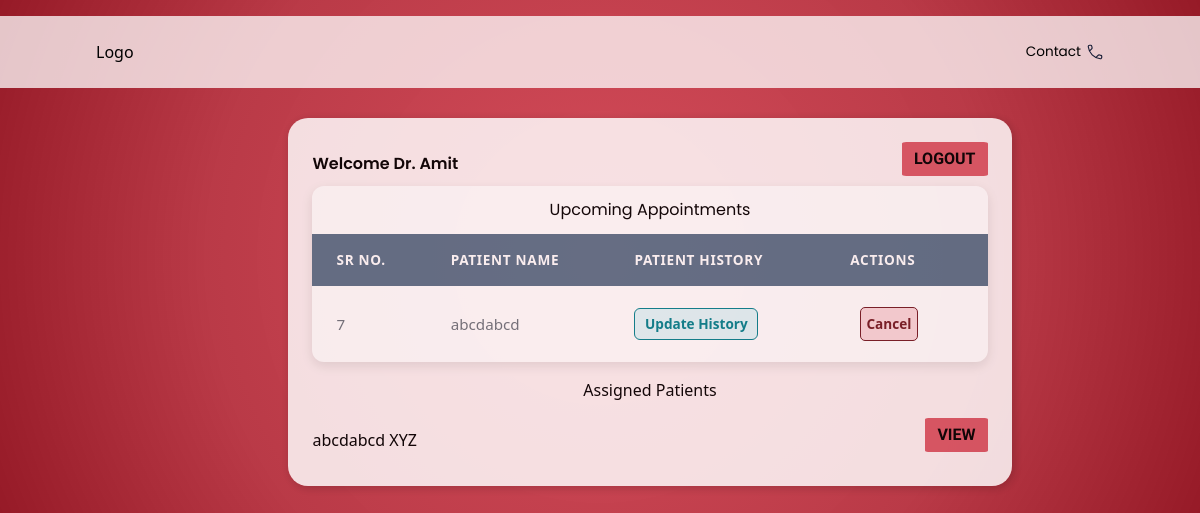
/doctor_dashboard/1, run on the app's committed database.
### models.py (models this page shows)
class Doctor(db.Model):
    DoctorID = db.Column(db.Integer, primary_key=True)
    FirstName = db.Column(db.String,nullable=False)
    LastName = db.Column(db.String,nullable=False)
    Username= db.Column(db.String, nullable=False)
    Password = db.Column(db.String, nullable=False)
    available=db.Column(db.String)
    Department = db.Column(db.String, db.ForeignKey('department.Department_name'), nullable=False)
    Position = db.Column(db.String)
    Experience = db.Column(db.Integer)
    Remarks = db.Column(db.String)
    photo = db.Column(db.String)
    appointments = db.relationship('Appointment', back_populates='doctor', cascade="all, delete")
    department_rel = db.relationship('Department', back_populates='doctors')

class Appointment(db.Model):
    AppointmentID = db.Column(db.Integer, primary_key=True)
    PatientID = db.Column(db.Integer, db.ForeignKey('patient.PatientID'), nullable=False)
    DoctorID = db.Column(db.Integer, db.ForeignKey('doctor.DoctorID'), nullable=False)
    Date=db.Column(db.Date)
    Time = db.Column(db.String)
    Purpose=db.Column(db.String)
    Status=db.Column(db.Enum("Booked","Completed","Cancelled"),
        nullable=False,
        default='Booked'
    )
    patient = db.relationship('Patient', back_populates='appointments')
    doctor = db.relationship('Doctor', back_populates='appointments')

class Patient(db.Model):
    PatientID = db.Column(db.Integer, primary_key=True)
    FirstName = db.Column(db.String,nullable=False)
    LastName = db.Column(db.String,nullable=False)
    Username= db.Column(db.String, nullable=False)
    Password = db.Column(db.String, nullable=False)
    appointments = db.relationship('Appointment', back_populates='patient', cascade="all, delete")
    histories = db.relationship('PatientHistory', back_populates='patient', cascade="all, delete")

### routes/doctor.py (the view)
@app.route('/doctor_dashboard/<int:doctorID>')
def doctor_dashboard(doctorID):
    doctor = Doctor.query.get(doctorID)
    appointments = Appointment.query.filter(
    Appointment.DoctorID == doctorID,
    Appointment.Status != "Cancelled"
    ).all()
    patient_map = {
        entry.PatientID: Patient.query.get(entry.PatientID)
        for entry in appointments
    }
    patient_ids = {appt.PatientID for appt in appointments}
    assigned_patients = Patient.query.filter(Patient.PatientID.in_(patient_ids)).all()
    return render_template("doctor_dashboard.html", doctor=doctor,appointments=appointments, patient_map=patient_map, assigned_patients=assigned_patients)

### templates/doctor_dashboard.html (shortened to what this page needs)
<!DOCTYPE html>
<html lang="en">
<head>
    <link rel="stylesheet" href="..\static\style.css">
    <script src="https://cdn.tailwindcss.com"></script>
</head>
<body>
    <header>
        <nav>
        <div class="logo">
            <h2>Logo</h2>
        </div>
        <div class="nav-icons">
            <ul>
            <li>Contact </li>
            </ul>
        </div>
        </nav>
    </header>
    <main>
        <div id="pageC">
            <div class="container">
                <div class="title">
                    <h3>Welcome Dr. {{ doctor.FirstName }}</h3>
                    <a href="{{ url_for('login') }}"><button class="logout">LOGOUT</button></a>
                </div>
                <div class="content">
                    <div class="appointments">
                        <h3>Upcoming Appointments</h3>
                        <table class="appointments-table">
                            <thead>
                                <tr>
                                    <th>Sr No.</th>
                                    <th>Patient Name</th>
                                    <th>Patient History</th>
                                    <th>Actions</th>
                                </tr>
                            </thead>
                        <tbody>
                            {% for appt in appointments %}
                                <tr>
                                    <td data-label="Sr No.">{{ appt.AppointmentID }}</td>
                                    <td data-label="Patient Name">{{ patient_map[appt.PatientID].FirstName }}</td>
                                    <td data-label="Patient History">
                                        <a href="{{ url_for('update_history', doctor_id=appt.DoctorID, patient_id=appt.PatientID) }}">
                                            Update History
                                        </a>
                                    </td>
                                    <td data-label="Actions">
                                        <a href="{{ url_for('cancel_doctor_appointment', appt_id=appt.AppointmentID) }}"><button class="action-cancel">Cancel</button></a>
                                    </td>
                                </tr>
                            {% else %}
                                <tr>
                                    <td colspan="4">No upcoming appointments</td>
                                </tr>
                            {% endfor %}
                        </tbody>
                        </table>
                    </div>
                    <div class="overview">
                        <h3>Assigned Patients</h3>
                    </div>
                    <div class="assigned-patients">
                        {% for patient in assigned_patients %}
                            <div class="patient-row flex justify-between items-center">
                                <span>{{ patient.FirstName }} {{ patient.LastName }}</span>
                                <a href="{{ url_for('view_patient_history', patient_id=patient.PatientID, doctorID=doctor.DoctorID) }}"><button class="logout">VIEW</button></a>
                            </div>
                        {% else %}
                            <p>No assigned patients</p>
                        {% endfor %}
                    </div>
                </div>
            </div>
        </div>
    </main>
</body>
</html>

### static/style.css (style rules this page uses)
* { margin: 0; padding: 0; }
body { background: radial-gradient( circle at center, #d03040db 0%, #b01e2ddf 60%, #961a27 100%); }
:root { --primary-color: #007bff; --secondary-color: #6c757d; --header-bg: #5a7188; --header-text: #ffffff; --row-bg-odd: #ffffff; --row-bg-even: #f8f9fa; --border-color: #dee2e6; }
nav { display: flex; align-items: center; justify-content: space-between; margin-top: 2vh; gap: 3vw; background-color: rgba(255, 255, 255, 0.75); padding: 3vh; padding-left: 8vw; padding-right: 8vw; }
.nav-icons ul { display: flex; list-style: none; gap: 2vw; }
.nav-icons li { display: flex; align-items: center; font-family: 'Poppins', sans-serif; font-size: 0.85em; cursor: pointer; gap: 5px; }
main { display: flex; justify-content: center; align-items: center; }
.container { background-color: rgba(255, 255, 255, 0.92); margin: 30px 50px; border-radius: 20px; opacity: 0.9; transition: box-shadow 0.3s ease; box-shadow: 2px 2px 10px rgba(0, 0, 0, 0.2); padding: 2vw; }
#pageC { transition: filter 0.3s ease; }
.title { display: flex; justify-content: space-between; align-items: center; font-family: 'Poppins', sans-serif; font-weight: 600; }
.logout { background-color: #d03040c9; border: none; border-radius: 5%; padding: 5px; padding-left: 1vw; padding-right: 1vw; cursor: pointer; transition: background-color 0.25s; margin-bottom: 10px; font-family: 'Baloo Bhai 2', 'Poppins', sans-serif; font-size: medium; font-weight: 600; }
.appointments { max-width: 1200px; margin: 0 auto; background-color: var(--row-bg-odd); border-radius: 12px; box-shadow: 0 4px 12px rgba(0, 0, 0, 0.1); overflow: hidden; }
.appointments-table { width: 100%; border-collapse: separate; border-spacing: 0; }
.appointments-table thead th { padding: 1rem 1.5rem; background-color: var(--header-bg); color: var(--header-text); font-weight: 600; text-align: left; text-transform: uppercase; font-size: 0.85rem; letter-spacing: 0.05em; }
.appointments-table tbody td { padding: 1rem 1.5rem; border-bottom: 1px solid var(--border-color); vertical-align: middle; font-size: 0.95rem; color: var(--secondary-color); }
.appointments-table tbody tr:last-child td { border-bottom: none; }
.appointments-table a { display: inline-block; margin-right: 0.75rem; padding: 0.3rem 0.6rem; border-radius: 6px; text-decoration: none; font-size: 0.85rem; font-weight: 600; transition: all 0.2s ease; text-align: center; }
.appointments-table td:nth-child(3) a { background-color: #e0f7fa; color: #00838f; border: 1px solid #00838f; }
.action-cancel { background-color: #f8d7da; color: #721c24; border: 1px solid #721c24; border-radius: 5px; padding: 0.7vh; }
.appointments h3 { display: flex; align-items: center; justify-content: center; padding: 1.5vh; font-family: 'Poppins', sans-serif; }
.overview { display: flex; flex-direction: column; justify-content: center; align-items: center; padding: 1vh; margin: 1vh; }

### data on the page
Doctor: FirstName "Amit"
Appointment: AppointmentID "7", PatientID.FirstName "abcdabcd"
Patient: FirstName "abcdabcd", LastName "XYZ"
